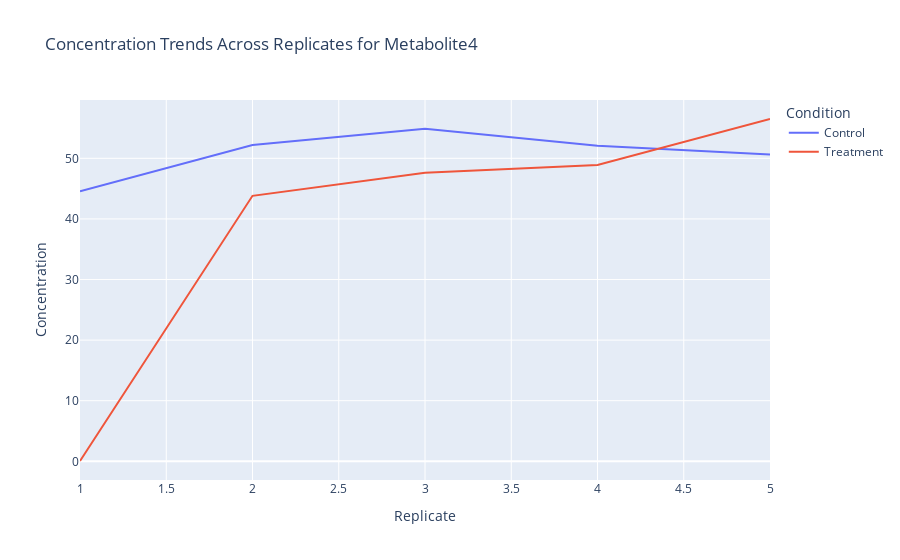

Here is the notebook cell this chart was saved with:
### Markdown cell above
#### Interactive line plot using plotly

### Code cell
import plotly.express as px
selected_metabolite = df['Metabolite'].unique()[3]  # choose  or change manually
filtered_df = df[df['Metabolite'] == selected_metabolite]

fig = px.line(filtered_df, x='Replicate', y='Concentration', color='Condition',
              title=f"Concentration Trends Across Replicates for {selected_metabolite}")
fig.show()

### Figure 1 — Plotly figure (JSON) as saved in the notebook; plotly's stock layout.template omitted (floating-point values rounded to 4 significant figures)
{"data": [{"hovertemplate": "Condition=Control<br>Replicate=%{x}<br>Concentration=%{y}<extra></extra>", "legendgroup": "Control", "line": {"color": "#636efa", "dash": "solid"}, "marker": {"symbol": "circle"}, "mode": "lines", "name": "Control", "orientation": "v", "showlegend": true, "type": "scatter", "x": [1, 2, 3, 4, 5], "xaxis": "x", "y": [44.56, 52.19, 54.9, 52.06, 50.63], "yaxis": "y"}, {"hovertemplate": "Condition=Treatment<br>Replicate=%{x}<br>Concentration=%{y}<extra></extra>", "legendgroup": "Treatment", "line": {"color": "#EF553B", "dash": "solid"}, "marker": {"symbol": "circle"}, "mode": "lines", "name": "Treatment", "orientation": "v", "showlegend": true, "type": "scatter", "x": [1, 2, 3, 4, 5], "xaxis": "x", "y": [0.0497, 43.81, 47.6, 48.9, 56.49], "yaxis": "y"}], "layout": {"legend": {"title": {"text": "Condition"}, "tracegroupgap": 0}, "title": {"text": "Concentration Trends Across Replicates for Metabolite4"}, "xaxis": {"anchor": "y", "domain": [0, 1], "title": {"text": "Replicate"}}, "yaxis": {"anchor": "x", "domain": [0, 1], "title": {"text": "Concentration"}}}}
